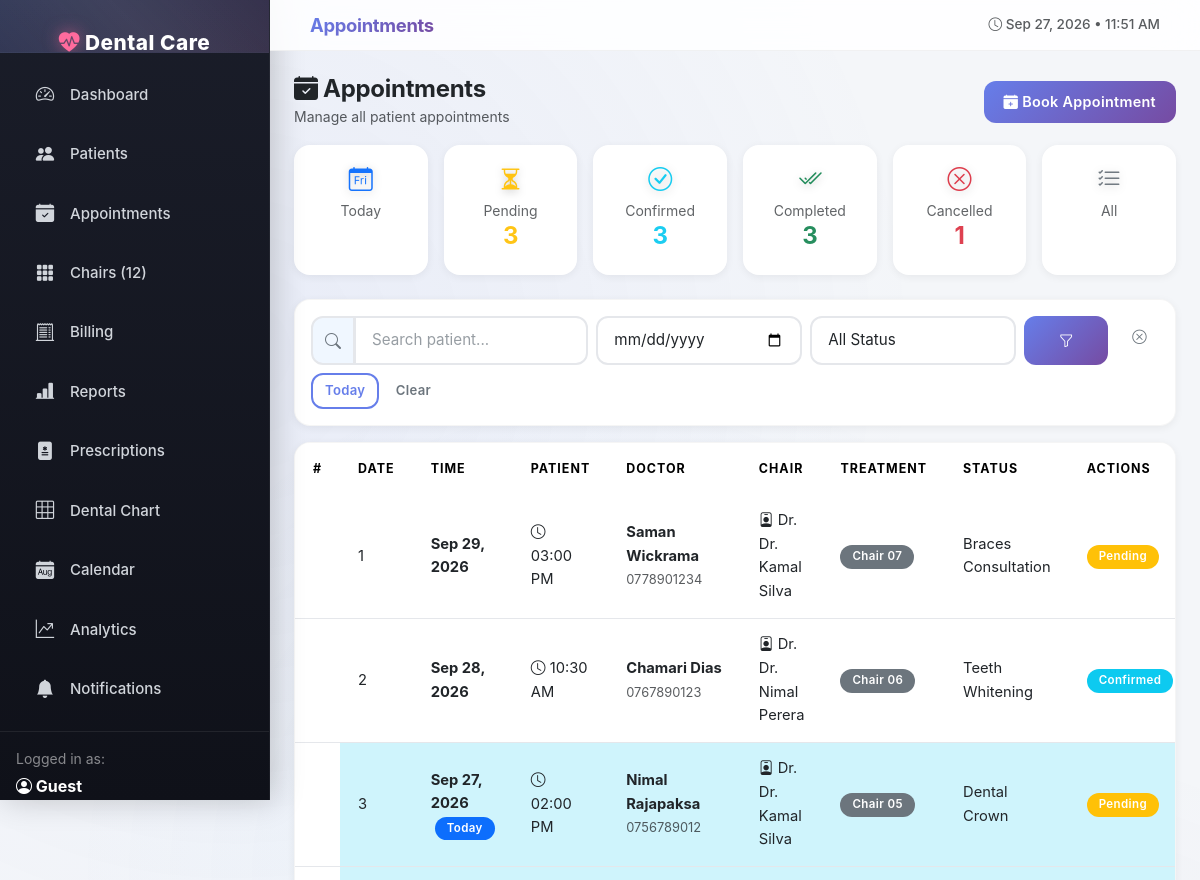
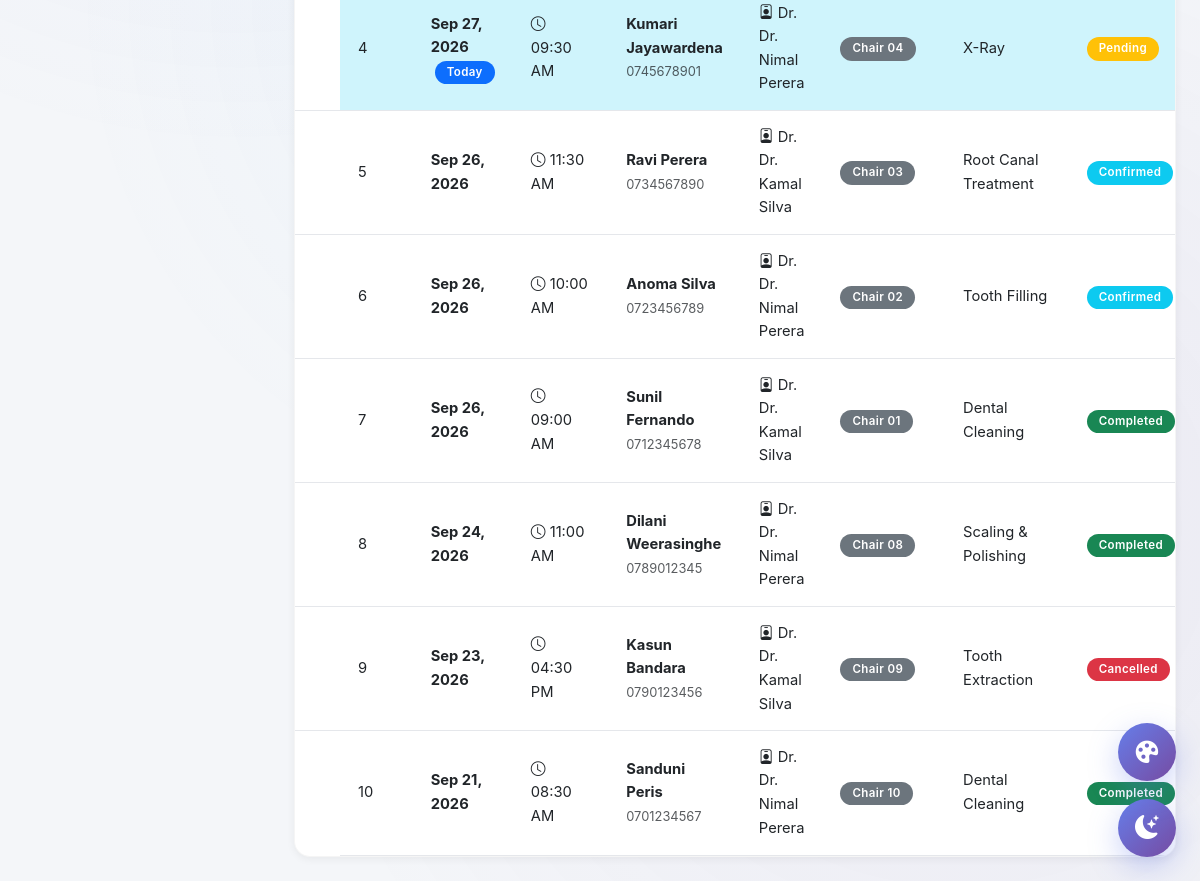
The app's page /modules/appointments/index.php with its own data (2 pictures, top to bottom).
### tables this page shows
CREATE TABLE `appointments` (
  `id` int(11) NOT NULL,
  `patient_id` int(11) NOT NULL,
  `doctor_id` int(11) NOT NULL,
  `chair_id` int(11) DEFAULT NULL,
  `appointment_date` date NOT NULL,
  `appointment_time` time NOT NULL,
  `treatment` varchar(255) DEFAULT NULL,
  `status` enum('pending','confirmed','completed','cancelled') DEFAULT 'pending',
  `notes` text DEFAULT NULL,
  `created_at` timestamp NOT NULL DEFAULT current_timestamp(),
  `duration_minutes` int(11) DEFAULT 30,
  `reminder_sent` tinyint(1) DEFAULT 0,
  `priority` enum('low','normal','high') DEFAULT 'normal'
);

CREATE TABLE `patients` (
  `id` int(11) NOT NULL,
  `patient_code` varchar(20) NOT NULL,
  `full_name` varchar(100) NOT NULL,
  `nic` varchar(20) DEFAULT NULL,
  `phone` varchar(20) NOT NULL,
  `email` varchar(100) DEFAULT NULL,
  `address` text DEFAULT NULL,
  `gender` enum('male','female','other') DEFAULT NULL,
  `dob` date DEFAULT NULL,
  `blood_group` varchar(5) DEFAULT NULL,
  `medical_history` text DEFAULT NULL,
  `created_at` timestamp NOT NULL DEFAULT current_timestamp(),
  `age` int(11) DEFAULT NULL,
  `emergency_contact` varchar(20) DEFAULT NULL,
  `allergies` text DEFAULT NULL,
  `photo` varchar(255) DEFAULT NULL,
  `occupation` varchar(100) DEFAULT NULL,
  `status` enum('active','inactive') DEFAULT 'active',
  `updated_at` timestamp NOT NULL DEFAULT current_timestamp() ON UPDATE current_timestamp()
);

CREATE TABLE `users` (
  `id` int(11) NOT NULL,
  `username` varchar(50) NOT NULL,
  `password` varchar(255) NOT NULL,
  `full_name` varchar(100) NOT NULL,
  `role` enum('admin','doctor','receptionist') DEFAULT 'receptionist',
  `email` varchar(100) DEFAULT NULL,
  `phone` varchar(20) DEFAULT NULL,
  `status` tinyint(1) DEFAULT 1,
  `created_at` timestamp NOT NULL DEFAULT current_timestamp(),
  `profile_image` varchar(255) DEFAULT NULL,
  `last_login` timestamp NULL DEFAULT NULL,
  `specialization` varchar(100) DEFAULT NULL,
  `salary` decimal(10,2) DEFAULT 0.00,
  `theme_color` varchar(20) DEFAULT 'purple',
  `dark_mode` tinyint(1) DEFAULT 0
);

CREATE TABLE `chairs` (
  `id` int(11) NOT NULL,
  `chair_name` varchar(50) NOT NULL,
  `status` enum('available','occupied','maintenance') DEFAULT 'available',
  `current_patient_id` int(11) DEFAULT NULL,
  `current_doctor_id` int(11) DEFAULT NULL,
  `updated_at` timestamp NOT NULL DEFAULT current_timestamp() ON UPDATE current_timestamp(),
  `location` varchar(100) DEFAULT NULL,
  `notes` text DEFAULT NULL
);

### includes/functions.php (called while the page is built, shortened)
<?php
function countRows($conn, $table, $where = "1") {
    $result = $conn->query("SELECT COUNT(*) c FROM $table WHERE $where");
    return $result ? $result->fetch_assoc()['c'] : 0;
}
function e($string) {
    return htmlspecialchars($string ?? '', ENT_QUOTES, 'UTF-8');
}
?>

### modules/appointments/index.php (the view, shortened to what this page needs)
<?php
$page_title = 'Appointments';
require_once __DIR__ . '/../../includes/header.php';
require_once __DIR__ . '/../../includes/functions.php';
require_once __DIR__ . '/../../includes/sidebar.php';
$filter_date = $_GET['date'] ?? '';
$search      = trim($_GET['search'] ?? '');
$page        = max(1, (int)($_GET['page'] ?? 1));
$per_page    = 10;
$offset      = ($page - 1) * $per_page;
$where = "1";
$params = [];
$types = '';
$sql = "SELECT a.*, p.full_name AS patient_name, p.patient_code, p.phone AS patient_phone, u.full_name AS doctor_name, c.chair_name
    FROM appointments a
    LEFT JOIN patients p ON a.patient_id = p.id
    LEFT JOIN users u ON a.doctor_id = u.id
    LEFT JOIN chairs c ON a.chair_id = c.id
    WHERE $where
    ORDER BY a.appointment_date DESC, a.appointment_time DESC
    LIMIT $per_page OFFSET $offset";
if ($params) {
    $stmt = $conn->prepare($sql);
    $stmt->bind_param($types, ...$params);
    $stmt->execute();
    $appts = $stmt->get_result();
} else {
    $appts = $conn->query($sql);
}
$stat_today     = countRows($conn, 'appointments', "appointment_date = CURDATE()");
$stat_pending   = countRows($conn, 'appointments', "status='pending'");
$stat_confirmed = countRows($conn, 'appointments', "status='confirmed'");
$stat_completed = countRows($conn, 'appointments', "status='completed'");
$stat_cancelled = countRows($conn, 'appointments', "status='cancelled'");
$stat_all       = countRows($conn, 'appointments');
?>
<div class="d-flex justify-content-between align-items-center mb-3 flex-wrap gap-2">
    <div>
        <h4 class="mb-0"><i class="bi bi-calendar-check-fill"></i> Appointments</h4>
        <small class="text-muted">Manage all patient appointments</small>
    </div>
    <button class="btn btn-primary" data-bs-toggle="modal" data-bs-target="#addModal">
        <i class="bi bi-calendar-plus-fill"></i> Book Appointment
    </button>
</div>
<div class="row g-3 mb-4">
    <div class="col-lg-2 col-md-4 col-6">
        <div class="card p-3 text-center stat-card">
            <i class="bi bi-calendar-day text-primary" style="font-size:24px;"></i>
            <small class="text-muted">Today</small>
            <h4 class="mb-0"><?= $stat_today ?></h4>
        </div>
    </div>
    <div class="col-lg-2 col-md-4 col-6">
        <div class="card p-3 text-center stat-card">
            <i class="bi bi-hourglass-split text-warning" style="font-size:24px;"></i>
            <small class="text-muted">Pending</small>
            <h4 class="mb-0 text-warning"><?= $stat_pending ?></h4>
        </div>
    </div>
    <div class="col-lg-2 col-md-4 col-6">
        <div class="card p-3 text-center stat-card">
            <i class="bi bi-check-circle text-info" style="font-size:24px;"></i>
            <small class="text-muted">Confirmed</small>
            <h4 class="mb-0 text-info"><?= $stat_confirmed ?></h4>
        </div>
    </div>
    <div class="col-lg-2 col-md-4 col-6">
        <div class="card p-3 text-center stat-card">
            <i class="bi bi-check2-all text-success" style="font-size:24px;"></i>
            <small class="text-muted">Completed</small>
            <h4 class="mb-0 text-success"><?= $stat_completed ?></h4>
        </div>
    </div>
    <div class="col-lg-2 col-md-4 col-6">
        <div class="card p-3 text-center stat-card">
            <i class="bi bi-x-circle text-danger" style="font-size:24px;"></i>
            <small class="text-muted">Cancelled</small>
            <h4 class="mb-0 text-danger"><?= $stat_cancelled ?></h4>
        </div>
    </div>
    <div class="col-lg-2 col-md-4 col-6">
        <div class="card p-3 text-center stat-card">
            <i class="bi bi-list-check text-secondary" style="font-size:24px;"></i>
            <small class="text-muted">All</small>
            <h4 class="mb-0"><?= $stat_all ?></h4>
        </div>
    </div>
</div>
<div class="card p-3 mb-3">
    <form method="GET" class="row g-2">
        <div class="col-md-4">
            <div class="input-group">
                <span class="input-group-text"><i class="bi bi-search"></i></span>
                <input type="text" name="search" class="form-control" placeholder="Search patient..." value="<?= e($search) ?>">
            </div>
        </div>
        <div class="col-md-3">
            <input type="date" name="date" class="form-control" value="<?= e($filter_date) ?>">
        </div>
        <div class="col-md-3">
            <select name="status_f" class="form-select">
                <option value="">All Status</option>
            </select>
        </div>
        <div class="col-md-2 d-flex gap-1">
            <button class="btn btn-primary w-100"><i class="bi bi-funnel"></i></button>
            <a href="?" class="btn btn-outline-secondary"><i class="bi bi-x-circle"></i></a>
        </div>
    </form>
    <div class="mt-2">
        <a href="?date=<?= date('Y-m-d') ?>" class="btn btn-sm btn-outline-primary">Today</a>
        <a href="?" class="btn btn-sm btn-outline-secondary">Clear</a>
    </div>
</div>
<div class="card">
    <div class="table-responsive">
        <table class="table table-hover mb-0 align-middle">
            <thead>
                <tr>
                    <th>#</th>
                    <th>Date</th>
                    <th>Time</th>
                    <th>Patient</th>
                    <th>Doctor</th>
                    <th>Chair</th>
                    <th>Treatment</th>
                    <th>Status</th>
                    <th>Actions</th>
                </tr>
            </thead>
            <tbody>
                <?php $i = $offset + 1; while ($a = $appts->fetch_assoc()):
                    $is_today = $a['appointment_date'] == date('Y-m-d');
                    $sc = ['pending'=>'warning','confirmed'=>'info','completed'=>'success','cancelled'=>'danger'];
                ?>
                    <tr class="<?= $is_today ? 'table-info' : '' ?>">
                        <td><?= $i++ ?></td>
                        <td>
                            <b><?= date('M d, Y', strtotime($a['appointment_date'])) ?></b>
                            <?php if ($is_today): ?><span class="badge bg-primary ms-1">Today</span><?php endif; ?>
                        </td>
                        <td><i class="bi bi-clock"></i> <?= date('h:i A', strtotime($a['appointment_time'])) ?></td>
                        <td>
                            <b><?= e($a['patient_name']) ?></b><br>
                            <small class="text-muted"><?= e($a['patient_phone']) ?></small>
                        </td>
                        <td><i class="bi bi-person-badge"></i> Dr. <?= e($a['doctor_name']) ?></td>
                        <td><?= $a['chair_name'] ? '<span class="badge bg-secondary">'.e($a['chair_name']).'</span>' : '-' ?></td>
                        <td><?= e($a['treatment']) ?></td>
                        <td>
                            <div class="dropdown">
                                <button class="btn btn-sm badge bg-<?= $sc[$a['status']] ?> dropdown-toggle" data-bs-toggle="dropdown">
                                    <?= ucfirst($a['status']) ?>
                                </button>
                            </div>
                        </td>
                    </tr>
                <?php endwhile; ?>
            </tbody>
        </table>
    </div>
</div>
<?php require_once __DIR__ . '/../../includes/footer.php'; ?>

### includes/header.php (shortened to what this page needs)
<!DOCTYPE html>
<html lang="en">
<head>
    <link href="https://cdn.jsdelivr.net/npm/bootstrap@5.3.2/dist/css/bootstrap.min.css" rel="stylesheet">
    <link rel="stylesheet" href="https://cdn.jsdelivr.net/npm/bootstrap-icons@1.11.1/font/bootstrap-icons.css">
    <link rel="stylesheet" href="<?= BASE_URL ?>assets/css/style.css">
</head>
<body>
<div class="d-flex" id="wrapper">

### includes/sidebar.php (shortened to what this page needs)
<div id="sidebar-wrapper">
    <div class="sidebar-heading">
        <i class="bi bi-heart-pulse-fill"></i> <?= SITE_NAME ?>
    </div>
    <div class="list-group list-group-flush">
        <a href="<?= BASE_URL ?>dashboard.php" class="list-group-item">
            <i class="bi bi-speedometer2"></i> <span>Dashboard</span>
        </a>
        <a href="<?= BASE_URL ?>modules/patients/index.php" class="list-group-item">
            <i class="bi bi-people-fill"></i> <span>Patients</span>
        </a>
        <a href="<?= BASE_URL ?>modules/appointments/index.php" class="list-group-item">
            <i class="bi bi-calendar-check-fill"></i> <span>Appointments</span>
        </a>
        <a href="<?= BASE_URL ?>modules/chairs/index.php" class="list-group-item">
            <i class="bi bi-grid-3x3-gap-fill"></i> <span>Chairs (12)</span>
        </a>
        <a href="<?= BASE_URL ?>modules/billing/index.php" class="list-group-item">
            <i class="bi bi-receipt-cutoff"></i> <span>Billing</span>
        </a>
        <a href="<?= BASE_URL ?>modules/reports/index.php" class="list-group-item">
            <i class="bi bi-bar-chart-line-fill"></i> <span>Reports</span>
        </a>
        <a href="<?= BASE_URL ?>modules/prescriptions/index.php" class="list-group-item">
            <i class="bi bi-file-medical-fill"></i> <span>Prescriptions</span>
        </a>
        <a href="<?= BASE_URL ?>modules/dental_chart/index.php" class="list-group-item">
            <i class="bi bi-grid-3x3"></i> <span>Dental Chart</span>
        </a>
        <a href="<?= BASE_URL ?>modules/calendar/index.php" class="list-group-item">
            <i class="bi bi-calendar-month-fill"></i> <span>Calendar</span>
        </a>
        <a href="<?= BASE_URL ?>modules/analytics/index.php" class="list-group-item">
            <i class="bi bi-graph-up-arrow"></i> <span>Analytics</span>
        </a>
        <a href="<?= BASE_URL ?>modules/notifications/index.php" class="list-group-item">
            <i class="bi bi-bell-fill"></i> <span>Notifications</span>
        </a>
    </div>
    <div class="p-3 mt-auto" style="border-top: 1px solid rgba(255,255,255,0.08);">
        <div class="text-white-50 small mb-1">Logged in as:</div>
        <div class="text-white fw-bold mb-1">
            <i class="bi bi-person-circle"></i> <?= $_SESSION['full_name'] ?? 'Guest' ?>
        </div>
    </div>
</div>
<div id="page-content-wrapper">
    <nav class="navbar">
        <div class="container-fluid d-flex justify-content-between align-items-center">
            <h5 class="mb-0"><?= isset($page_title) ? $page_title : 'Dashboard' ?></h5>
            <div class="d-flex align-items-center gap-3">
                <span class="text-muted small">
                    <i class="bi bi-clock"></i> <?= date('M d, Y • h:i A') ?>
                </span>
            </div>
        </div>
    </nav>
    <div class="container-fluid p-4">

### includes/footer.php (shortened to what this page needs)
    </div>
</div>
</div>
</body>
</html>

### records on screen
appointments: appointment_date "Sep 29, 2026", appointment_time "03:00 PM", patient.full_name "Saman Wickrama", patient.phone "0778901234", users.full_name "Dr. Kamal Silva", chair.chair_name "Chair 07", treatment "Braces Consultation", status "Pending"
appointments: appointment_date "Sep 28, 2026", appointment_time "10:30 AM", patient.full_name "Chamari Dias", patient.phone "0767890123", users.full_name "Dr. Nimal Perera", chair.chair_name "Chair 06", treatment "Teeth Whitening", status "Confirmed"
appointments: appointment_date "Sep 27, 2026", shows "Today", appointment_time "02:00 PM", patient.full_name "Nimal Rajapaksa", patient.phone "0756789012", users.full_name "Dr. Kamal Silva", chair.chair_name "Chair 05", treatment "Dental Crown", status "Pending"
appointments: appointment_date "Sep 27, 2026", shows "Today", appointment_time "09:30 AM", patient.full_name "Kumari Jayawardena", patient.phone "0745678901", users.full_name "Dr. Nimal Perera", chair.chair_name "Chair 04", treatment "X-Ray", status "Pending"
appointments: appointment_date "Sep 26, 2026", appointment_time "11:30 AM", patient.full_name "Ravi Perera", patient.phone "0734567890", users.full_name "Dr. Kamal Silva", chair.chair_name "Chair 03", treatment "Root Canal Treatment", status "Confirmed"
appointments: appointment_date "Sep 26, 2026", appointment_time "10:00 AM", patient.full_name "Anoma Silva", patient.phone "0723456789", users.full_name "Dr. Nimal Perera", chair.chair_name "Chair 02", treatment "Tooth Filling", status "Confirmed"
appointments: appointment_date "Sep 26, 2026", appointment_time "09:00 AM", patient.full_name "Sunil Fernando", patient.phone "0712345678", users.full_name "Dr. Kamal Silva", chair.chair_name "Chair 01", treatment "Dental Cleaning", status "Completed"
appointments: appointment_date "Sep 24, 2026", appointment_time "11:00 AM", patient.full_name "Dilani Weerasinghe", patient.phone "0789012345", users.full_name "Dr. Nimal Perera", chair.chair_name "Chair 08", treatment "Scaling & Polishing", status "Completed"
appointments: appointment_date "Sep 23, 2026", appointment_time "04:30 PM", patient.full_name "Kasun Bandara", patient.phone "0790123456", users.full_name "Dr. Kamal Silva", chair.chair_name "Chair 09", treatment "Tooth Extraction", status "Cancelled"
appointments: appointment_date "Sep 21, 2026", appointment_time "08:30 AM", patient.full_name "Sanduni Peris", patient.phone "0701234567", users.full_name "Dr. Nimal Perera", chair.chair_name "Chair 10", treatment "Dental Cleaning", status "Completed"

### other values on screen
SITE_NAME "Dental Care…"
$_SESSION['full_name'] "Guest"
$page_title "Appointments"
$stat_pending "3"
$stat_confirmed "3"
$stat_completed "3"
$stat_cancelled "1"
